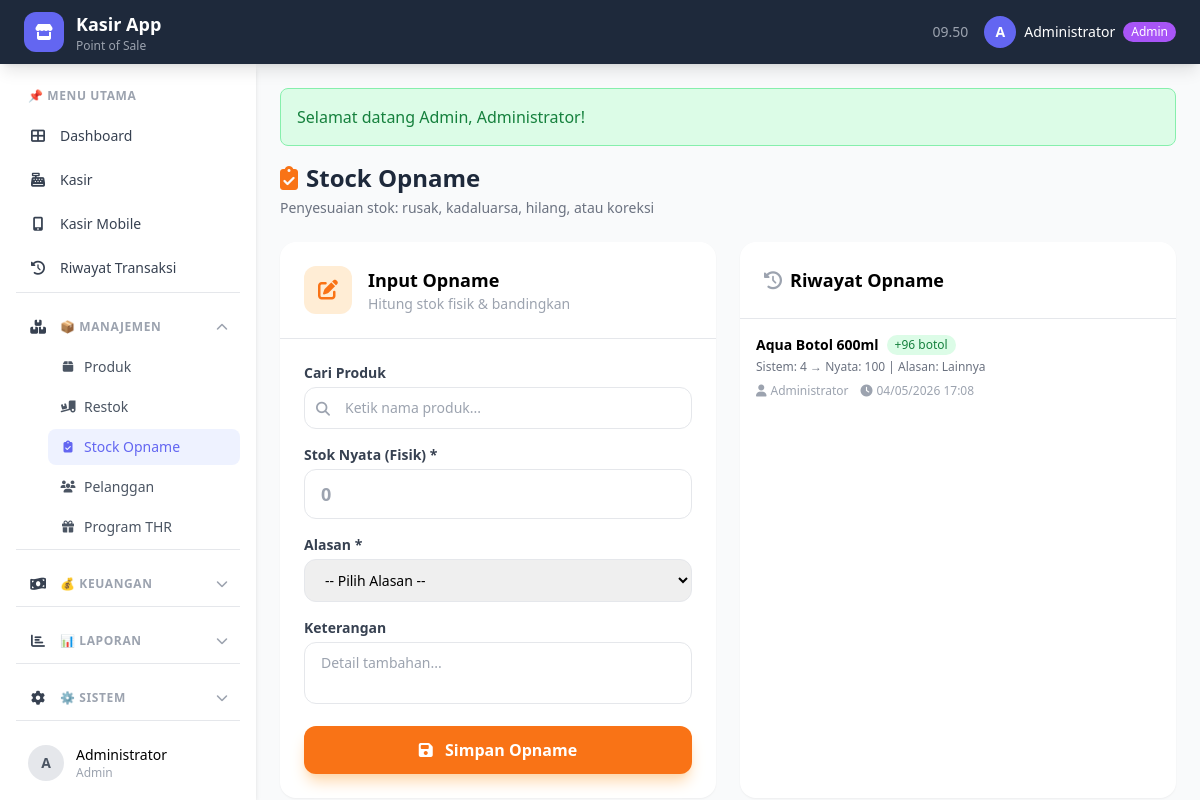
Page /index.php?page=stock-opname (signed in) on the committed database.
### tables this page shows
CREATE TABLE `stock_opname` (
  `id` int(11) NOT NULL AUTO_INCREMENT,
  `produk_id` int(11) NOT NULL,
  `user_id` int(11) NOT NULL,
  `stok_sistem` int(11) NOT NULL,
  `stok_nyata` int(11) NOT NULL,
  `selisih` int(11) NOT NULL,
  `tipe` enum('kurang','tambah') NOT NULL,
  `alasan` varchar(50) NOT NULL,
  `keterangan` text DEFAULT NULL,
  `kerugian` decimal(10,2) DEFAULT 0.00,
  `created_at` timestamp NOT NULL DEFAULT current_timestamp(),
  PRIMARY KEY (`id`),
  KEY `produk_id` (`produk_id`),
  KEY `user_id` (`user_id`),
  CONSTRAINT `stock_opname_ibfk_1` FOREIGN KEY (`produk_id`) REFERENCES `produk` (`id`),
  CONSTRAINT `stock_opname_ibfk_2` FOREIGN KEY (`user_id`) REFERENCES `users` (`id`)
);

CREATE TABLE `produk` (
  `id` int(11) NOT NULL AUTO_INCREMENT,
  `kode` varchar(50) NOT NULL,
  `nama` varchar(100) NOT NULL,
  `gambar` varchar(255) DEFAULT NULL,
  `satuan_dasar` varchar(20) NOT NULL DEFAULT 'pcs',
  `harga_beli` decimal(10,2) NOT NULL DEFAULT 0.00,
  `harga_jual` decimal(10,2) NOT NULL DEFAULT 0.00,
  `stok_dasar` int(11) NOT NULL DEFAULT 0,
  `created_at` timestamp NOT NULL DEFAULT current_timestamp(),
  `updated_at` timestamp NOT NULL DEFAULT current_timestamp() ON UPDATE current_timestamp(),
  PRIMARY KEY (`id`),
  UNIQUE KEY `kode` (`kode`)
);

CREATE TABLE `users` (
  `id` int(11) NOT NULL AUTO_INCREMENT,
  `username` varchar(50) NOT NULL,
  `password` varchar(255) NOT NULL,
  `nama` varchar(100) NOT NULL,
  `role` enum('admin','kasir') NOT NULL DEFAULT 'kasir',
  `created_at` timestamp NOT NULL DEFAULT current_timestamp(),
  PRIMARY KEY (`id`),
  UNIQUE KEY `username` (`username`)
);

### halaman/stock-opname.php (the view, shortened to what this page needs)
<?php
$riwayat = mysqli_query($conn, "
    SELECT so.*, pr.nama as nama_produk, pr.satuan_dasar, u.nama as nama_user
    FROM stock_opname so
    JOIN produk pr ON so.produk_id = pr.id
    JOIN users u ON so.user_id = u.id
    ORDER BY so.created_at DESC
    LIMIT 30
");
?>
<div class="space-y-6">
    <div>
        <h1 class="text-2xl font-bold text-dark">
            <i class="fas fa-clipboard-check text-orange-500 mr-2"></i>Stock Opname
        </h1>
        <p class="text-sm text-gray-500 mt-1">Penyesuaian stok: rusak, kadaluarsa, hilang, atau koreksi</p>
    </div>
    <div class="grid grid-cols-1 lg:grid-cols-2 gap-6">
        <div class="bg-white rounded-2xl shadow-sm">
            <div class="p-6 border-b flex items-center gap-4">
                <div class="w-12 h-12 bg-orange-100 rounded-xl flex items-center justify-center">
                    <i class="fas fa-edit text-orange-500 text-xl"></i>
                </div>
                <div>
                    <h3 class="font-bold text-lg">Input Opname</h3>
                    <p class="text-sm text-gray-400">Hitung stok fisik & bandingkan</p>
                </div>
            </div>
            <form action="proses/opname_simpan.php" method="post" class="p-6 space-y-4">
                <div>
                    <label class="block text-sm font-semibold text-gray-700 mb-1">Cari Produk</label>
                    <div class="relative">
                        <i class="fas fa-search absolute left-3 top-3 text-gray-400 text-sm"></i>
                        <input type="text" id="search-opname" placeholder="Ketik nama produk..." autocomplete="off"
                               class="w-full pl-10 pr-4 py-2.5 border rounded-xl text-sm focus:ring-2 focus:ring-orange-500 outline-none"
                               onkeyup="searchOpname(this.value)">
                    </div>
                </div>
                <div>
                    <label class="block text-sm font-semibold text-gray-700 mb-1">Stok Nyata (Fisik) *</label>
                    <input type="number" name="stok_nyata" id="stok-nyata" required min="0"
                           class="w-full px-4 py-2.5 border rounded-xl text-lg font-bold focus:ring-2 focus:ring-orange-500 outline-none"
                           onkeyup="hitungSelisih()" placeholder="0">
                </div>
                <div>
                    <label class="block text-sm font-semibold text-gray-700 mb-1">Alasan *</label>
                    <select name="alasan" required class="w-full px-4 py-2.5 border rounded-xl text-sm focus:ring-2 focus:ring-orange-500 outline-none">
                        <option value="">-- Pilih Alasan --</option>
                    </select>
                </div>
                <div>
                    <label class="block text-sm font-semibold text-gray-700 mb-1">Keterangan</label>
                    <textarea name="keterangan" rows="2"
                              class="w-full px-4 py-2.5 border rounded-xl text-sm focus:ring-2 focus:ring-orange-500 outline-none resize-none"
                              placeholder="Detail tambahan..."></textarea>
                </div>
                <button type="submit" class="w-full bg-orange-500 text-white py-3 rounded-xl font-bold hover:bg-orange-600 transition shadow-lg shadow-orange-200">
                    <i class="fas fa-save mr-2"></i> Simpan Opname
                </button>
            </form>
        </div>
        <div class="bg-white rounded-2xl shadow-sm flex flex-col">
            <div class="p-6 border-b">
                <h3 class="font-bold text-lg">
                    <i class="fas fa-history text-gray-400 mr-2"></i>Riwayat Opname
                </h3>
            </div>
            <div class="flex-1 overflow-y-auto max-h-[600px] divide-y">
                <?php while($r = mysqli_fetch_assoc($riwayat)):
                    $is_kurang = $r['tipe'] == 'kurang';
                ?>
                <div class="p-4 hover:bg-gray-50 transition">
                    <div class="flex justify-between items-start">
                        <div class="flex-1 min-w-0">
                            <div class="flex items-center gap-2">
                                <p class="font-semibold text-sm"><?= $r['nama_produk'] ?></p>
                                <span class="px-2 py-0.5 text-xs rounded-full font-medium <?= $is_kurang ? 'bg-red-100 text-red-700' : 'bg-green-100 text-green-700' ?>">
                                    <?= $is_kurang ? $r['selisih'] : '+'.$r['selisih'] ?> <?= $r['satuan_dasar'] ?>
                                </span>
                            </div>
                            <p class="text-xs text-gray-500 mt-1">
                                Sistem: <?= $r['stok_sistem'] ?> → Nyata: <?= $r['stok_nyata'] ?> |
                                Alasan: <?= $r['alasan'] ?>
                            </p>
                            <div class="flex gap-3 text-xs text-gray-400 mt-2">
                                <span><i class="fas fa-user mr-1"></i><?= $r['nama_user'] ?></span>
                                <span><i class="fas fa-clock mr-1"></i><?= date('d/m/Y H:i', strtotime($r['created_at'])) ?></span>
                            </div>
                        </div>
                    </div>
                </div>
                <?php endwhile; ?>
            </div>
        </div>
    </div>
</div>

### rows in the picture
stock_opname: produk.nama "Aqua Botol 600ml", selisih "96", produk.satuan_dasar "botol", stok_sistem "4", stok_nyata "100", alasan "Lainnya", user.nama "Administrator", created_at "04/05/2026 17:08"

### other values in the picture
APP_NAME "Kasir App"
substr($user['nama'], 0, 1) "A"
$user['nama'] "Administrator"
$user['role'] "Admin"
$_SESSION[$nama] "Selamat datang Admin, Administrator!"
